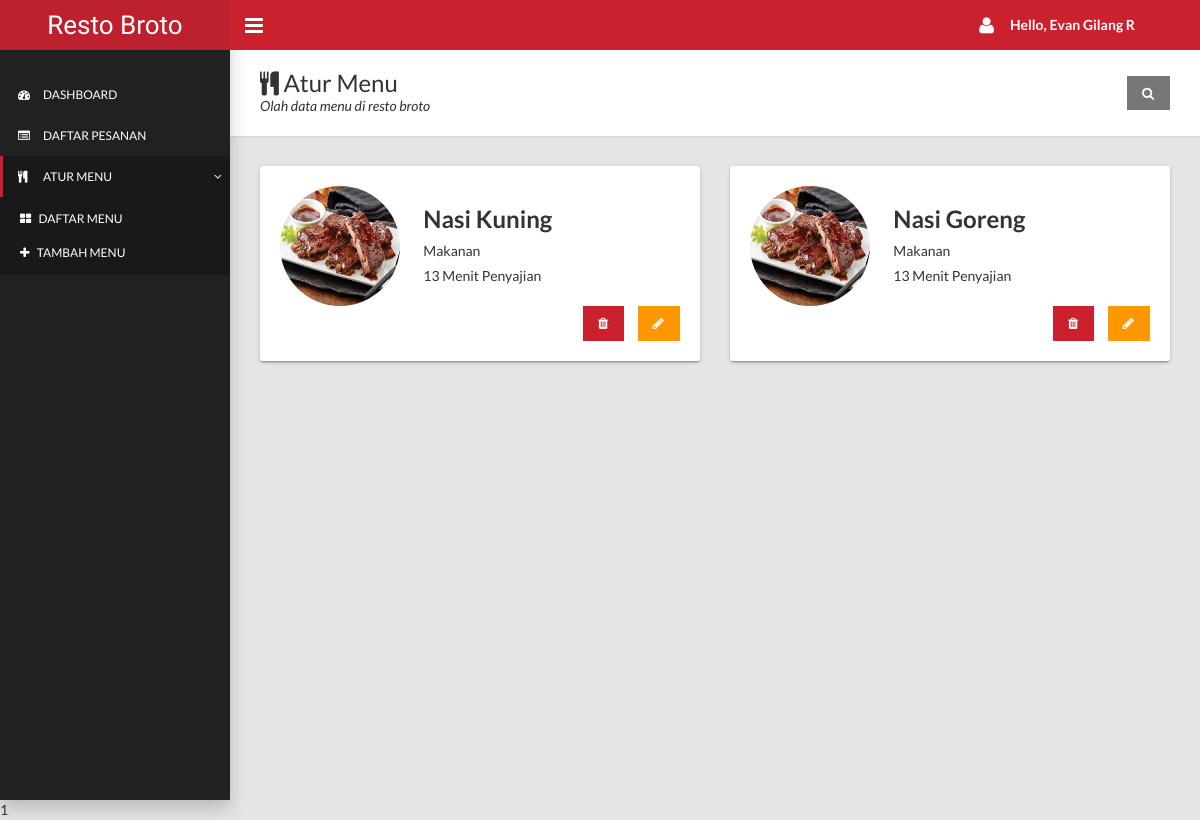
Screenshot of /koki/menu_list.php (signed in) with the database file from the repository.
### tables this page shows
CREATE TABLE IF NOT EXISTS menu(
    id_menu INT(11) AUTO_INCREMENT PRIMARY KEY,
    nama_menu VARCHAR(51) NOT NULL,
    foto VARCHAR(51) NOT NULL,
    kategori ENUM('Makanan', 'Minuman') DEFAULT 'makanan' NOT NULL,
    estimasi_penyajian TINYINT NOT NULL,
    harga DOUBLE NOT NULL,
    status ENUM('Ya', 'Tidak') DEFAULT 'TIDAK' NOT NULL
);

### koki/menu_list.php (the view, shortened to what this page needs)
<?php
  require_once "../proses/connection.php";
?>
  <!DOCTYPE html>
  <html>
  <head>
    <link rel="stylesheet" type="text/css" href="../assets/css/style.css">
  </head>
  <body class="sidebar-mini fixed">
    <div class="wrapper">
      <header class="main-header hidden-print"><a href="#" class="logo">Resto Broto</a>
        <nav class="navbar navbar-static-top">
          <a href="#" data-toggle="offcanvas" class="sidebar-toggle"></a>
          <div class="navbar-custom-menu">
            <ul class="top-nav">
              <li class="dropdown">
                <a href="#" data-toggle="dropdown" role="button" aria-haspopup="true" aria-expanded="false" class="dropdown-toggle"><i class="fa fa-user fa-lg" style="margin-right: 16px;"></i><b>Hello, <?php echo $_SESSION['nama_pegawai'];?></b></a>
              </li>
            </ul>
          </div>
        </nav>
      </header>
      <aside class="main-sidebar hidden-print">
        <section class="sidebar">
          <ul class="sidebar-menu" style="padding-top: 24px;">
            <li><a href="index.php"><i class="fa fa-dashboard"></i><span>Dashboard</span></a></li>
            <li><a href="pesanan_list.php"><i class="fa fa-list-alt"></i><span>Daftar Pesanan</span></a></li>
            <li class="treeview active"><a href="#"><i class="fa fa-cutlery"></i><span>Atur Menu</span><i class="fa fa-angle-right"></i></a>
              <ul class="treeview-menu">
                <li><a href="menu_list.php"><i class="fa fa-th-large"></i> Daftar Menu</a></li>
                <li><a href="menu_tambah.php"><i class="fa fa-plus"></i> Tambah Menu</a></li>
              </ul>
            </li>
          </ul>
        </section>
      </aside>
      <div class="content-wrapper">
        <div class="page-title">
          <div>
            <h1><i class="fa fa-cutlery"></i> Atur Menu</h1>
            <p>Olah data menu di resto broto</p>
          </div>
          <div>
            <a href="#" onClick="searchKeywords()" class="btn btn-default btn-flat"><i class="fa fa-search"></i></a>
          </div>
        </div>
        <div class="row">
          <?php
        if(isset($_GET['q'])){
          $strQuery = "SELECT id_menu, nama_menu, foto, kategori, estimasi_penyajian, harga FROM menu WHERE nama_menu LIKE '%$_GET[q]%' ORDER BY id_menu DESC";
        }else {
          $strQuery = "SELECT id_menu, nama_menu, foto, kategori, estimasi_penyajian, harga FROM menu ORDER BY id_menu DESC";
        }
        $query = mysqli_query($connection, $strQuery);
        $i = 0;
        while($result = mysqli_fetch_assoc($query)){
        ?>
            <div class="col-md-6" id="<?php echo $result['id_menu'];?>">
              <div class="card">
                <div class="row">
                  <div class="col-md-4">
                    <img class="img-circle" src="../uploads/menu/<?php echo $result['foto'];?>" style="width: 120px; height: 120px;" />
                  </div>
                  <div class="col-md-8">
                    <h3 data-toggle="modal" data-target="#detail<?php echo $i;?>" style="cursor: pointer;"><b><?php echo $result['nama_menu'];?></b></h3>
                    <h5>
                      <?php echo $result['kategori'];?>
                    </h5>
                    <h5>
                      <?php echo $result['estimasi_penyajian'];?> Menit Penyajian</h5>
                  </div>
                  <div class="col-md-12" style="text-align: right;">
                    <a class="btn btn-primary btn-flat" href="#" onClick="deleteConfirm(<?php echo $result['id_menu'];?>)"><i class="fa fa-trash"></i></a>                    &nbsp;&nbsp;&nbsp;
                    <a class="btn btn-warning btn-flat" href="menu_edit.php?id=<?php echo $result['id_menu'];?>"><i class="fa fa-pencil"></i></a>
                  </div>
                </div>
              </div>
            </div>
                          <?php
                            $i = 0;
                          ?>
            </div>
            <?php
            $i++;
        }
        ?>
        </div>
    <?php
    echo mysqli_close($connection);
    ?>
  </body>
  </html>

### rows the page displays
menu: foto (picture), nama_menu "Nasi Kuning", kategori "Makanan", estimasi_penyajian "13"
menu: foto (picture), nama_menu "Nasi Goreng", kategori "Makanan", estimasi_penyajian "13"

### other values shown
$_SESSION['nama_pegawai'] "Evan Gilang R"
mysqli_close($connection) "1"
